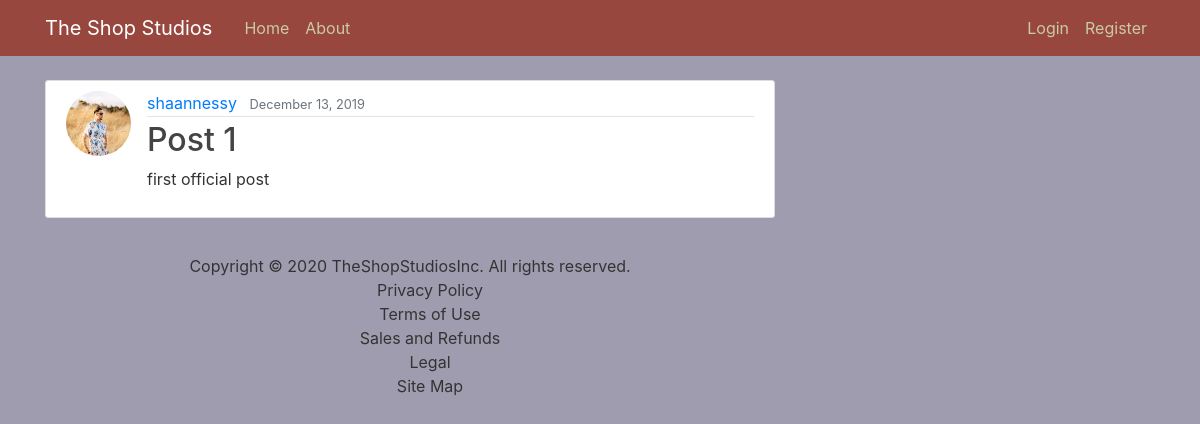
The app's page /post/1/ with its own data.
### userpost/models.py (models this page shows, shortened)
class Post(models.Model):
    title = models.CharField(max_length=100)
    content = models.TextField()
    date_posted = models.DateTimeField(default=timezone.now)
    author = models.ForeignKey(User, on_delete=models.CASCADE)

### users/models.py (models this page shows, shortened)
class Profile(models.Model):
    user = models.OneToOneField(User, on_delete=models.CASCADE)
    image = models.ImageField(default='default.jpg', upload_to='profile_pics')

### userpost/views.py (the view)
# urls.py: path('post/<int:pk>/', PostDetailView.as_view(), name='post-detail'),
class PostDetailView(DetailView):
    model = Post

### userpost/templates/userpost/post_detail.html (shortened to what this page needs)
{% extends "userpost/base.html" %}
{% block content %}
  <article class="media content-section">
    <img class="rounded-circle article-img" src="{{ object.author.profile.image.url }}">
    <div class="media-body">
      <div class="article-metadata">
        <a class="mr-2" href="#">{{ object.author }}</a>
        <small class="text-muted">{{ object.date_posted|date:"F d, Y" }}</small>
      </div>
      <h2 class="article-title">{{ object.title }}</h2>
      <p class="article-content">{{ object.content }}</p>
    </div>
  </article>
{% endblock content %}

### userpost/static/userpost/main.css (style rules this page uses)
body { background: #A09CB0; color: #333333; margin-top: 5rem; }
h1, h2, h3, h4, h5, h6 { color: #542344; }
.content-section { background: #ffffff; padding: 10px 20px; border: 1px solid #dddddd; border-radius: 3px; margin-bottom: 20px; }
.article-title { color: #444444; }
.article-content { white-space: pre-line; }
.article-img { height: 65px; width: 65px; margin-right: 16px; }
.article-metadata { padding-bottom: 1px; margin-bottom: 4px; border-bottom: 1px solid #e3e3e3 }

### records on screen
Post: author.profile.image (picture), author "shaannessy", date_posted "December 13, 2019", title "Post 1", content "first official post"
